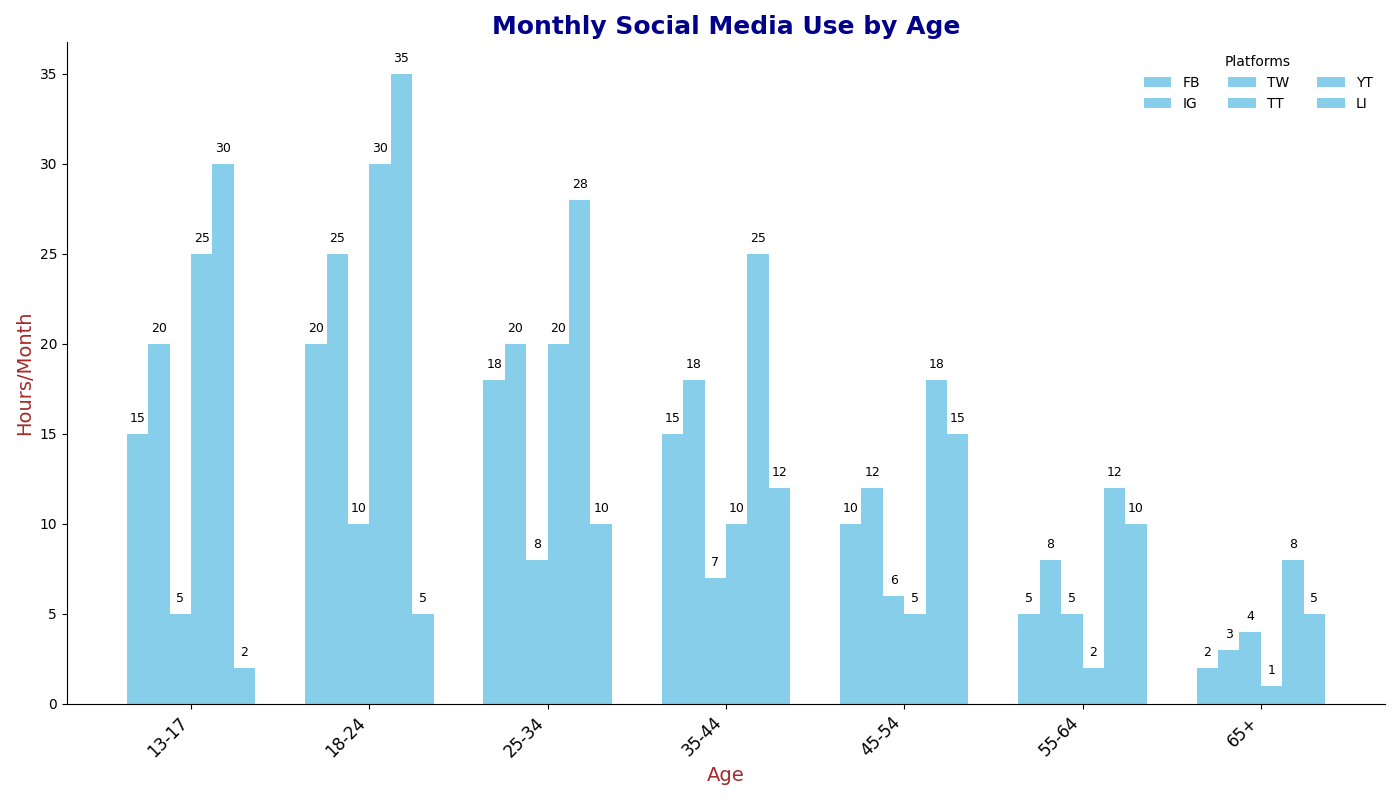

The script that drew this image:
import matplotlib.pyplot as plt
import numpy as np

age_groups = ["13-17", "18-24", "25-34", "35-44", "45-54", "55-64", "65+"]
platforms = ["FB", "IG", "TW", "TT", "YT", "LI"]

usage_data = np.array([
    [15, 20, 5, 25, 30, 2],   
    [20, 25, 10, 30, 35, 5],  
    [18, 20, 8, 20, 28, 10],  
    [15, 18, 7, 10, 25, 12],   
    [10, 12, 6, 5, 18, 15],    
    [5, 8, 5, 2, 12, 10],      
    [2, 3, 4, 1, 8, 5]         
])

fig, ax = plt.subplots(figsize=(14, 8))
bar_width = 0.12

positions = np.arange(len(age_groups))

consistent_color = 'skyblue'

for i, platform in enumerate(platforms):
    bars = ax.bar(positions + i * bar_width, usage_data[:, i], bar_width, label=platform, color=consistent_color)

    for bar in bars:
        height = bar.get_height()
        ax.text(bar.get_x() + bar.get_width() / 2, height + 0.5, f'{height}', ha='center', va='bottom', fontsize=9)

ax.set_title("Monthly Social Media Use by Age", fontsize=18, fontweight='bold', color='darkblue')
ax.set_xlabel("Age", fontsize=14, color='brown')
ax.set_ylabel("Hours/Month", fontsize=14, color='brown')
ax.set_xticks(positions + (len(platforms) - 1) * bar_width / 2)
ax.set_xticklabels(age_groups, fontsize=12, rotation=45, ha='right')
ax.legend(title="Platforms", ncol=3, frameon=False)

ax.yaxis.grid(False)
ax.spines['top'].set_visible(False)
ax.spines['right'].set_visible(False)

plt.tight_layout()
plt.show()
